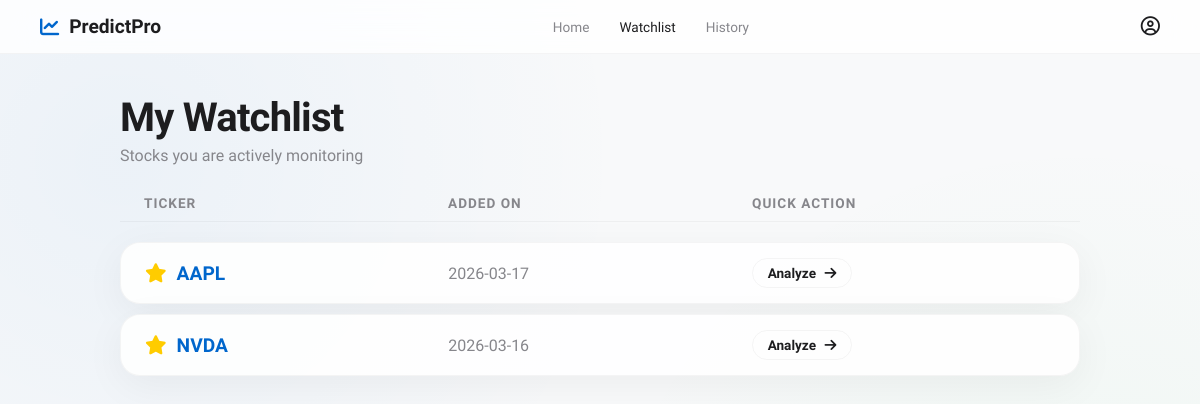
/watchlist, run on an earlier commit of the app's database.
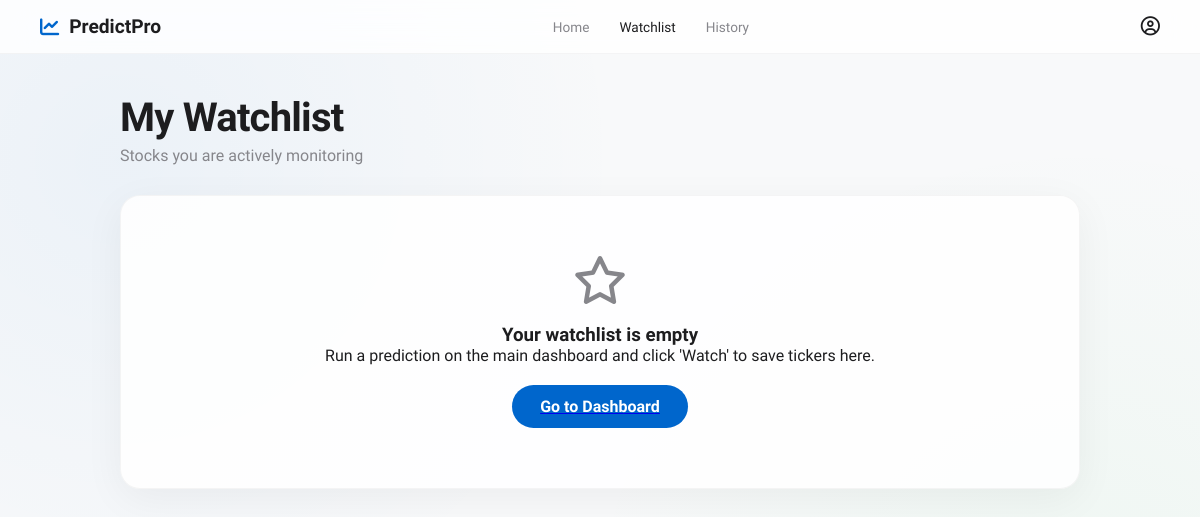
And on a later commit of the database.
### database.py (models this page shows)
class BaseModel(Model):
    class Meta:
        database = db

class WatchlistItem(BaseModel):
    ticker = CharField(unique=True)
    added_at = DateTimeField(default=datetime.now)

### app.py (the view)
@app.route('/watchlist')
def watchlist():
    db.connect(reuse_if_open=True)
    items = WatchlistItem.select().order_by(WatchlistItem.added_at.desc())
    watchlist_data = [{"ticker": item.ticker, "added": item.added_at.strftime('%Y-%m-%d')} for item in items]
    db.close()
    return render_template('watchlist.html', items=watchlist_data)

### templates/watchlist.html (shortened to what this page needs)
<!DOCTYPE html>
<html lang="en">
<head>
    <link rel="stylesheet" href="{{ url_for('static', filename='style.css') }}">
    <link rel="stylesheet" href="https://cdnjs.cloudflare.com/ajax/libs/font-awesome/6.4.0/css/all.min.css">
</head>
<body>
    <nav class="navbar">
        <div class="nav-logo" style="color: var(--accent-blue); display: flex; align-items: center; gap: 10px;">
            <i class="fa-solid fa-chart-line"></i>
            <span style="font-weight: 700; font-size: 1.2rem; color: var(--text-primary);">PredictPro</span>
        </div>
        <div class="nav-links">
            <a href="/">Home</a>
            <a href="/watchlist" class="active">Watchlist</a>
            <a href="/history">History</a>
        </div>
        <div class="nav-profile"><i class="fa-regular fa-user-circle"></i></div>
    </nav>
    <main class="page-container fade-in">
        <h1 class="page-title">My Watchlist</h1>
        <p class="page-subtitle">Stocks you are actively monitoring</p>
        {% if items %}
            <div class="grid-table">
                <div class="grid-header">
                    <div>Ticker</div>
                    <div>Added On</div>
                    <div>Quick Action</div>
                </div>
                {% for item in items %}
                    <div class="grid-row glass-widget">
                        <div style="font-weight: 700; font-size: 1.2rem; color: var(--accent-blue);">
                            <i class="fa-solid fa-star" style="color: #ffcc00; margin-right: 10px;"></i>{{ item.ticker }}
                        </div>
                        <div style="color: var(--text-secondary);">{{ item.added }}</div>
                        <div>
                            <a href="/?ticker={{ item.ticker }}" style="text-decoration: none;">
                                <button class="secondary-btn" style="padding: 6px 15px; font-size: 0.85rem;">
                                    Analyze <i class="fa-solid fa-arrow-right" style="margin-left: 5px;"></i>
                                </button>
                            </a>
                        </div>
                    </div>
                {% endfor %}
            </div>
        {% else %}
            <div class="empty-state glass-widget">
                <i class="fa-regular fa-star" style="font-size: 3rem; color: var(--text-secondary); margin-bottom: 20px;"></i>
                <h3>Your watchlist is empty</h3>
                <p>Run a prediction on the main dashboard and click 'Watch' to save tickers here.</p>
                <a href="/"><button class="primary-btn" style="margin-top: 20px;">Go to Dashboard</button></a>
            </div>
        {% endif %}
    </main>
</body>
</html>

### static/style.css (style rules this page uses)
:root { --bg-main: #f8f9fa; --text-primary: #1d1d1f; --text-secondary: #86868b; --accent-blue: #0066cc; --accent-hover: #0077ed; --card-bg: rgba(255, 255, 255, 0.85); --card-border: rgba(0, 0, 0, 0.04); --card-shadow: 0 10px 40px rgba(0, 0, 0, 0.05); --success: #34c759; --success-bg: rgba(52, 199, 89, 0.1); --danger: #ff3b30; --danger-bg: rgba(255, 59, 48, 0.1); --warning: #ffcc00; }
* { box-sizing: border-box; margin: 0; padding: 0; }
body { background-color: var(--bg-main); color: var(--text-primary); font-family: 'SF Pro Display', 'Inter', -apple-system, BlinkMacSystemFont, sans-serif; min-height: 100vh; display: flex; flex-direction: column; overflow-x: hidden; background-image: radial-gradient(circle at 10% 20%, rgba(0, 102, 204, 0.05) 0%, transparent 40%), radial-gradient(circle at 90% 80%, rgba(52, 199, 89, 0.05) 0%, transparent 40%); }
.navbar { display: flex; justify-content: space-between; align-items: center; padding: 15px 40px; background: rgba(255, 255, 255, 0.8); backdrop-filter: saturate(180%) blur(20px); -webkit-backdrop-filter: blur(20px); border-bottom: 1px solid var(--card-border); position: sticky; top: 0; z-index: 100; }
.nav-links { display: flex; gap: 30px; }
.nav-links a { text-decoration: none; color: var(--text-secondary); font-size: 0.85rem; font-weight: 500; transition: color 0.2s; }
.nav-links a:hover, .nav-links a.active { color: var(--text-primary); }
.nav-logo, .nav-profile { font-size: 1.2rem; color: var(--text-primary); cursor: pointer; }
.primary-btn { background: var(--accent-blue); color: white; border: none; padding: 12px 28px; border-radius: 24px; font-size: 1rem; font-weight: 600; font-family: inherit; cursor: pointer; display: flex; align-items: center; gap: 8px; transition: background 0.2s, transform 0.1s; }
.glass-widget { background: var(--card-bg); backdrop-filter: blur(20px); -webkit-backdrop-filter: blur(20px); border: 1px solid var(--card-border); border-radius: 20px; box-shadow: var(--card-shadow); padding: 24px; }
.fade-in { animation: slideUp 0.6s cubic-bezier(0.16, 1, 0.3, 1) forwards; }
.page-container { max-width: 1000px; margin: 40px auto; padding: 0 20px; width: 100%; flex: 1; }
.page-title { font-size: 2.5rem; letter-spacing: -0.02em; margin-bottom: 5px; }
.page-subtitle { color: var(--text-secondary); margin-bottom: 30px; }
.empty-state { padding: 60px 20px; text-align: center; display: flex; flex-direction: column; align-items: center; }

What changed in the data, as far as the page shows it:
removed WatchlistItem: ticker "AAPL", added "2026-03-17"
removed WatchlistItem: ticker "NVDA", added "2026-03-16"
Also different on the page:
text no longer shown: "TICKER ADDED ON QUICK ACTION"
text now shown: "Your watchlist is empty Run a prediction on the main dashboard and click 'Watch' to save tickers here. Go to Dashboard"
